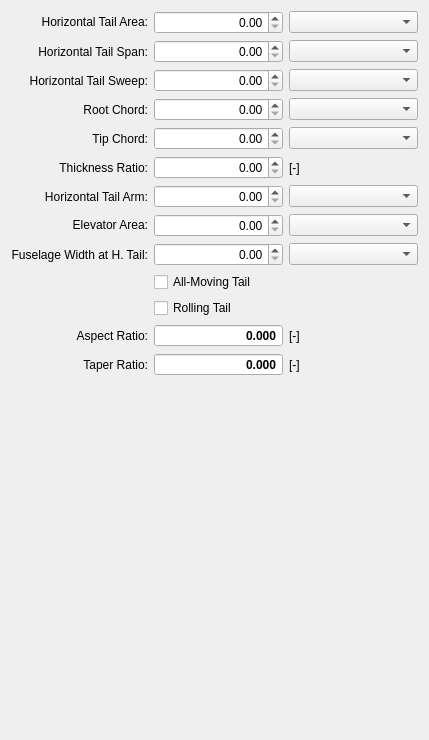
              <widget class="QWidget" name="scrollAreaWidgetContents_5">
               <property name="geometry">
                <rect>
                 <x>0</x>
                 <y>0</y>
                 <width>429</width>
                 <height>740</height>
                </rect>
               </property>
               <layout class="QGridLayout" name="gridLayout_14">
                <item row="2" column="0">
                 <widget class="QLabel" name="labelHorTailSweep">
                  <property name="text">
                   <string>Horizontal Tail Sweep:</string>
                  </property>
                  <property name="alignment">
                   <set>Qt::AlignRight|Qt::AlignTrailing|Qt::AlignVCenter</set>
                  </property>
                  <property name="buddy">
                   <cstring>spinBoxHorTailSweep</cstring>
                  </property>
                 </widget>
                </item>
                <item row="2" column="1">
                 <widget class="QDoubleSpinBox" name="spinBoxHorTailSweep">
                  <property name="alignment">
                   <set>Qt::AlignRight|Qt::AlignTrailing|Qt::AlignVCenter</set>
                  </property>
                  <property name="maximum">
                   <double>90.000000000000000</double>
                  </property>
                 </widget>
                </item>
                <item row="12" column="1">
                 <widget class="QDoubleSpinBox" name="spinBoxHorTailTR">
                  <property name="font">
                   <font>
                    <weight>75</weight>
                    <bold>true</bold>
                   </font>
                  </property>
                  <property name="focusPolicy">
                   <enum>Qt::NoFocus</enum>
                  </property>
                  <property name="alignment">
                   <set>Qt::AlignRight|Qt::AlignTrailing|Qt::AlignVCenter</set>
                  </property>
                  <property name="readOnly">
                   <bool>true</bool>
                  </property>
                  <property name="buttonSymbols">
                   <enum>QAbstractSpinBox::NoButtons</enum>
                  </property>
                  <property name="decimals">
                   <number>3</number>
                  </property>
                 </widget>
                </item>
                <item row="0" column="0">
                 <widget class="QLabel" name="labelHorTailArea">
                  <property name="text">
                   <string>&lt;html&gt;&lt;head/&gt;&lt;body&gt;&lt;p&gt;Horizontal Tail Area:&lt;/p&gt;&lt;/body&gt;&lt;/html&gt;</string>
                  </property>
                  <property name="alignment">
                   <set>Qt::AlignRight|Qt::AlignTrailing|Qt::AlignVCenter</set>
                  </property>
                  <property name="buddy">
                   <cstring>spinBoxHorTailArea</cstring>
                  </property>
                 </widget>
                </item>
                <item row="8" column="1">
                 <widget class="QDoubleSpinBox" name="spinBoxHorTailWF">
                  <property name="toolTip">
                   <string>fuselage width at horizontal tail intersection</string>
                  </property>
                  <property name="alignment">
                   <set>Qt::AlignRight|Qt::AlignTrailing|Qt::AlignVCenter</set>
                  </property>
                 </widget>
                </item>
                <item row="12" column="0">
                 <widget class="QLabel" name="labelHorTailTR">
                  <property name="text">
                   <string>Taper Ratio:</string>
                  </property>
                  <property name="alignment">
                   <set>Qt::AlignRight|Qt::AlignTrailing|Qt::AlignVCenter</set>
                  </property>
                 </widget>
                </item>
                <item row="0" column="1">
                 <widget class="QDoubleSpinBox" name="spinBoxHorTailArea">
                  <property name="alignment">
                   <set>Qt::AlignRight|Qt::AlignTrailing|Qt::AlignVCenter</set>
                  </property>
                  <property name="decimals">
                   <number>2</number>
                  </property>
                  <property name="maximum">
                   <double>9999.989999999999782</double>
                  </property>
                 </widget>
                </item>
                <item row="1" column="1">
                 <widget class="QDoubleSpinBox" name="spinBoxHorTailSpan">
                  <property name="alignment">
                   <set>Qt::AlignRight|Qt::AlignTrailing|Qt::AlignVCenter</set>
                  </property>
                 </widget>
                </item>
                <item row="11" column="1">
                 <widget class="QDoubleSpinBox" name="spinBoxHorTailAR">
                  <property name="font">
                   <font>
                    <weight>75</weight>
                    <bold>true</bold>
                   </font>
                  </property>
                  <property name="focusPolicy">
                   <enum>Qt::NoFocus</enum>
                  </property>
                  <property name="alignment">
                   <set>Qt::AlignRight|Qt::AlignTrailing|Qt::AlignVCenter</set>
                  </property>
                  <property name="readOnly">
                   <bool>true</bool>
                  </property>
                  <property name="buttonSymbols">
                   <enum>QAbstractSpinBox::NoButtons</enum>
                  </property>
                  <property name="decimals">
                   <number>3</number>
                  </property>
                 </widget>
                </item>
                <item row="4" column="1">
                 <widget class="QDoubleSpinBox" name="spinBoxHorTailCTip">
                  <property name="alignment">
                   <set>Qt::AlignRight|Qt::AlignTrailing|Qt::AlignVCenter</set>
                  </property>
                 </widget>
                </item>
                <item row="5" column="1">
                 <widget class="QDoubleSpinBox" name="spinBoxHorTailTC">
                  <property name="alignment">
                   <set>Qt::AlignRight|Qt::AlignTrailing|Qt::AlignVCenter</set>
                  </property>
                  <property name="maximum">
                   <double>1.000000000000000</double>
                  </property>
                 </widget>
                </item>
                <item row="1" column="0">
                 <widget class="QLabel" name="labelHorTailSpan">
                  <property name="text">
                   <string>Horizontal Tail Span:</string>
                  </property>
                  <property name="alignment">
                   <set>Qt::AlignRight|Qt::AlignTrailing|Qt::AlignVCenter</set>
                  </property>
                  <property name="buddy">
                   <cstring>spinBoxHorTailSpan</cstring>
                  </property>
                 </widget>
                </item>
                <item row="13" column="1">
                 <spacer name="verticalSpacerTailH">
                  <property name="orientation">
                   <enum>Qt::Vertical</enum>
                  </property>
                  <property name="sizeHint" stdset="0">
                   <size>
                    <width>20</width>
                    <height>502</height>
                   </size>
                  </property>
                 </spacer>
                </item>
                <item row="7" column="1">
                 <widget class="QDoubleSpinBox" name="spinBoxElevArea">
                  <property name="alignment">
                   <set>Qt::AlignRight|Qt::AlignTrailing|Qt::AlignVCenter</set>
                  </property>
                  <property name="maximum">
                   <double>9999.989999999999782</double>
                  </property>
                 </widget>
                </item>
                <item row="3" column="0">
                 <widget class="QLabel" name="labelHorTailCRoot">
                  <property name="text">
                   <string>Root Chord:</string>
                  </property>
                  <property name="alignment">
                   <set>Qt::AlignRight|Qt::AlignTrailing|Qt::AlignVCenter</set>
                  </property>
                  <property name="buddy">
                   <cstring>spinBoxHorTailCRoot</cstring>
                  </property>
                 </widget>
                </item>
                <item row="5" column="0">
                 <widget class="QLabel" name="labelHorTailTC">
                  <property name="text">
                   <string>Thickness Ratio:</string>
                  </property>
                  <property name="alignment">
                   <set>Qt::AlignRight|Qt::AlignTrailing|Qt::AlignVCenter</set>
                  </property>
                 </widget>
                </item>
                <item row="11" column="0">
                 <widget class="QLabel" name="labelHorTailAR">
                  <property name="text">
                   <string>Aspect Ratio:</string>
                  </property>
                  <property name="alignment">
                   <set>Qt::AlignRight|Qt::AlignTrailing|Qt::AlignVCenter</set>
                  </property>
                  <property name="buddy">
                   <cstring>spinBoxHorTailAR</cstring>
                  </property>
                 </widget>
                </item>
                <item row="3" column="1">
                 <widget class="QDoubleSpinBox" name="spinBoxHorTailCRoot">
                  <property name="alignment">
                   <set>Qt::AlignRight|Qt::AlignTrailing|Qt::AlignVCenter</set>
                  </property>
                 </widget>
                </item>
                <item row="8" column="0">
                 <widget class="QLabel" name="labelHorTailWF">
                  <property name="toolTip">
                   <string>fuselage width at horizontal tail intersection</string>
                  </property>
                  <property name="text">
                   <string>Fuselage Width at H. Tail:</string>
                  </property>
                  <property name="alignment">
                   <set>Qt::AlignRight|Qt::AlignTrailing|Qt::AlignVCenter</set>
                  </property>
                  <property name="buddy">
                   <cstring>spinBoxHorTailWF</cstring>
                  </property>
                 </widget>
                </item>
                <item row="7" column="0">
                 <widget class="QLabel" name="labelElevArea">
                  <property name="text">
                   <string>&lt;html&gt;&lt;head/&gt;&lt;body&gt;&lt;p&gt;Elevator Area:&lt;/p&gt;&lt;/body&gt;&lt;/html&gt;</string>
                  </property>
                  <property name="alignment">
                   <set>Qt::AlignRight|Qt::AlignTrailing|Qt::AlignVCenter</set>
                  </property>
                  <property name="buddy">
                   <cstring>spinBoxElevArea</cstring>
                  </property>
                 </widget>
                </item>
                <item row="6" column="0">
                 <widget class="QLabel" name="labelHorTailArm">
                  <property name="toolTip">
                   <string>length from wing 25% MAC to tail 25% MAC</string>
                  </property>
                  <property name="text">
                   <string>Horizontal Tail Arm:</string>
                  </property>
                  <property name="alignment">
                   <set>Qt::AlignRight|Qt::AlignTrailing|Qt::AlignVCenter</set>
                  </property>
                  <property name="buddy">
                   <cstring>spinBoxHorTailArm</cstring>
                  </property>
                 </widget>
                </item>
                <item row="6" column="1">
                 <widget class="QDoubleSpinBox" name="spinBoxHorTailArm">
                  <property name="toolTip">
                   <string>length from wing 25% MAC to tail 25% MAC</string>
                  </property>
                  <property name="alignment">
                   <set>Qt::AlignRight|Qt::AlignTrailing|Qt::AlignVCenter</set>
                  </property>
                  <property name="decimals">
                   <number>2</number>
                  </property>
                 </widget>
                </item>
                <item row="4" column="0">
                 <widget class="QLabel" name="labelHorTailCTip">
                  <property name="text">
                   <string>Tip Chord:</string>
                  </property>
                  <property name="alignment">
                   <set>Qt::AlignRight|Qt::AlignTrailing|Qt::AlignVCenter</set>
                  </property>
                  <property name="buddy">
                   <cstring>spinBoxHorTailCTip</cstring>
                  </property>
                 </widget>
                </item>
                <item row="0" column="2">
                 <widget class="ComboUnitsArea" name="comboBoxHorTailArea"/>
                </item>
                <item row="1" column="2">
                 <widget class="ComboUnitsLength" name="comboBoxHorTailSpan"/>
                </item>
                <item row="2" column="2">
                 <widget class="ComboUnitsAngle" name="comboBoxHorTailSweep"/>
                </item>
                <item row="3" column="2">
                 <widget class="ComboUnitsLength" name="comboBoxHorTailCRoot"/>
                </item>
                <item row="4" column="2">
                 <widget class="ComboUnitsLength" name="comboBoxHorTailCTip"/>
                </item>
                <item row="6" column="2">
                 <widget class="ComboUnitsLength" name="comboBoxHorTailArm"/>
                </item>
                <item row="7" column="2">
                 <widget class="ComboUnitsArea" name="comboBoxElevArea"/>
                </item>
                <item row="8" column="2">
                 <widget class="ComboUnitsLength" name="comboBoxHorTailWF"/>
                </item>
                <item row="9" column="1" colspan="2">
                 <widget class="QCheckBox" name="checkBoxHorTailMoving">
                  <property name="text">
                   <string>All-Moving Tail</string>
                  </property>
                 </widget>
                </item>
                <item row="10" column="1" colspan="2">
                 <widget class="QCheckBox" name="checkBoxHorTailRolling">
                  <property name="text">
                   <string>Rolling Tail</string>
                  </property>
                 </widget>
                </item>
                <item row="5" column="2">
                 <widget class="QLabel" name="labelHorTailTCUnit">
                  <property name="text">
                   <string>[-]</string>
                  </property>
                 </widget>
                </item>
                <item row="11" column="2">
                 <widget class="QLabel" name="label_7">
                  <property name="text">
                   <string>[-]</string>
                  </property>
                 </widget>
                </item>
                <item row="12" column="2">
                 <widget class="QLabel" name="label_8">
                  <property name="text">
                   <string>[-]</string>
                  </property>
                 </widget>
                </item>
               </layout>
              </widget>
